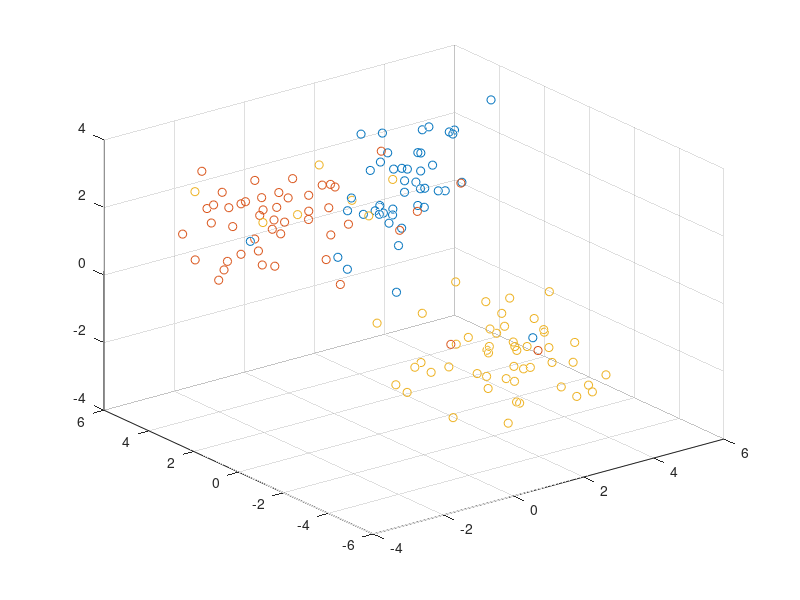

MATLAB code for this plot:
clear;
clc;
close all;

%baca data excel dan menentukan isi yang ingin dibaca
dataTrain = csvread ('data_train_PNN.csv');
jumlahAtribut = size(dataTrain,2)-1;
data_kelas = dataTrain(:,jumlahAtribut+1);
dt = dataTrain(:,1:jumlahAtribut);

%proses klasifikasi
dt_0 = dt(find(data_kelas==0),:); 
dt_1 = dt(find(data_kelas==1),:); 
dt_2 = dt(find(data_kelas==2),:);

figure
scatter3(dt_0(:,1),dt_0(:,2),dt_0(:,3),'r*');
hold on
scatter3(dt_1(:,1),dt_1(:,2),dt_1(:,3),'g*');
hold on
scatter3(dt_2(:,1),dt_2(:,2),dt_2(:,3),'b*');
hold off